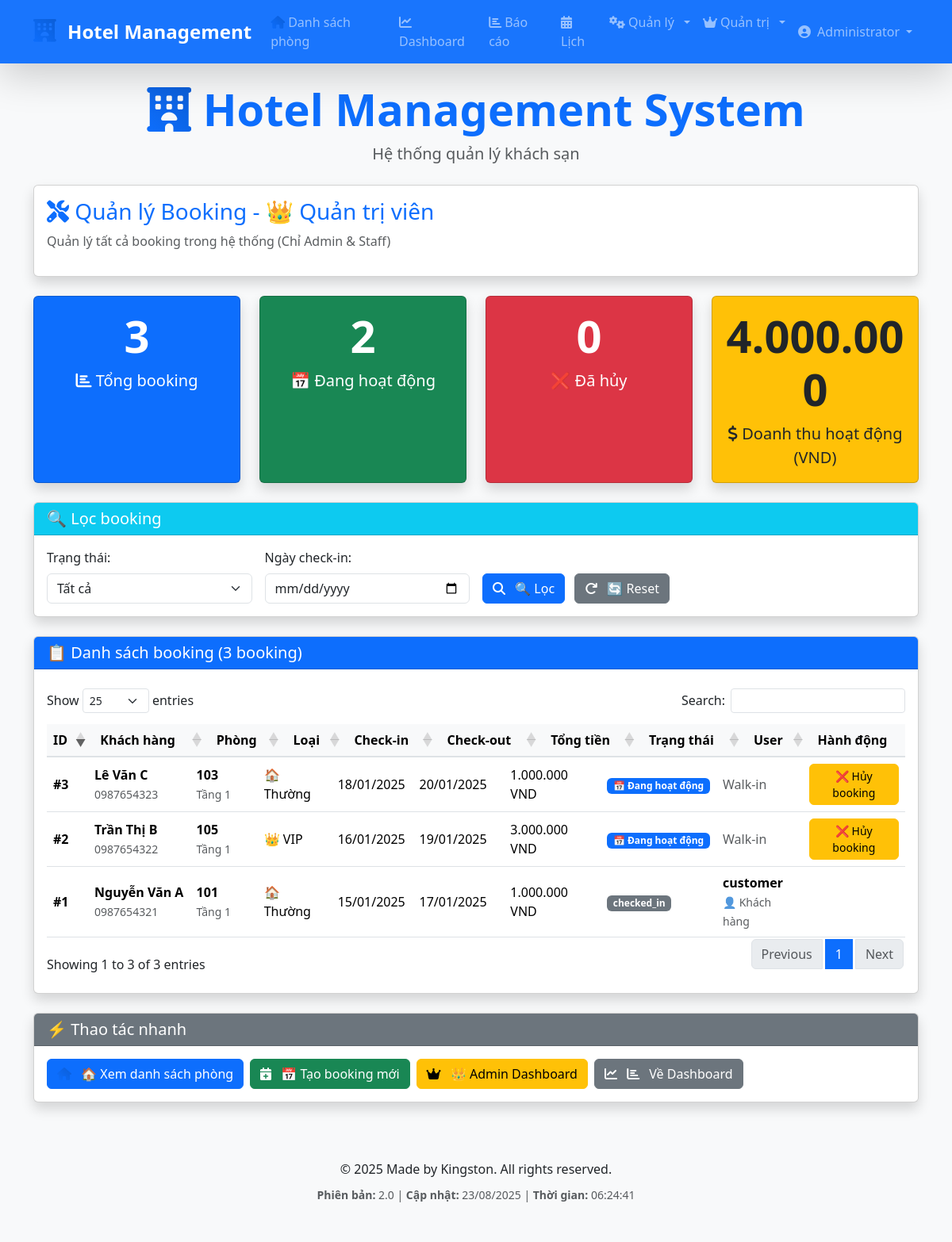
/manage_bookings.php (signed in), run on the app's committed database.
### tables this page shows
CREATE TABLE bookings (
    id INT AUTO_INCREMENT PRIMARY KEY,
    guest_id INT NOT NULL,
    room_id INT NOT NULL,
    checkin DATE NOT NULL,
    checkout DATE NOT NULL,
    total_price DECIMAL(10,2) NOT NULL,
    status ENUM('booked', 'checked_in', 'checked_out', 'completed', 'cancelled', 'early_checkout') DEFAULT 'booked',
    payment_status ENUM('unpaid', 'paid', 'partial', 'refunded') DEFAULT 'unpaid',
    created_at TIMESTAMP DEFAULT CURRENT_TIMESTAMP,
    updated_at TIMESTAMP DEFAULT CURRENT_TIMESTAMP ON UPDATE CURRENT_TIMESTAMP,
    FOREIGN KEY (guest_id) REFERENCES guests(id) ON DELETE CASCADE,
    FOREIGN KEY (room_id) REFERENCES rooms(id) ON DELETE CASCADE
);

CREATE TABLE guests (
    id INT AUTO_INCREMENT PRIMARY KEY,
    user_id INT NULL,
    name VARCHAR(100) NOT NULL,
    phone VARCHAR(20),
    email VARCHAR(100),
    id_card VARCHAR(20),
    address TEXT,
    created_at TIMESTAMP DEFAULT CURRENT_TIMESTAMP,
    FOREIGN KEY (user_id) REFERENCES users(id) ON DELETE SET NULL
);

CREATE TABLE rooms (
    id INT AUTO_INCREMENT PRIMARY KEY,
    room_number VARCHAR(10) UNIQUE NOT NULL,
    type ENUM('VIP', 'Thường') DEFAULT 'Thường',
    floor INT NOT NULL,
    price DECIMAL(10,2) NOT NULL,
    status ENUM('available', 'booked', 'occupied', 'cleaning', 'maintenance') DEFAULT 'available',
    amenities TEXT,
    created_at TIMESTAMP DEFAULT CURRENT_TIMESTAMP
);

CREATE TABLE users (
    id INT AUTO_INCREMENT PRIMARY KEY,
    username VARCHAR(50) UNIQUE NOT NULL,
    password VARCHAR(255) NOT NULL,
    full_name VARCHAR(100) NOT NULL,
    email VARCHAR(100) UNIQUE NOT NULL,
    phone VARCHAR(20),
    role ENUM('admin', 'staff', 'customer') DEFAULT 'customer',
    status ENUM('active', 'inactive') DEFAULT 'active',
    created_at TIMESTAMP DEFAULT CURRENT_TIMESTAMP,
    last_login TIMESTAMP NULL
);

### auth/auth_functions.php (called while the page is built, shortened)
<?php
function getUserRole() {
    return $_SESSION['role'] ?? null;
}
function getRoleDisplayName($role) {
    switch ($role) {
        case 'admin':
            return '👑 Quản trị viên';
        case 'customer':
            return '👤 Khách hàng';
    }
}
?>

### manage_bookings.php (the view, shortened to what this page needs)
<?php
include "db.php";
include "auth/auth_functions.php";
$filter_status = $_GET['status'] ?? '';
$filter_date = $_GET['date'] ?? '';
$where_conditions = [];
$where_clause = !empty($where_conditions) ? 'WHERE ' . implode(' AND ', $where_conditions) : '';
$bookings_query = "
    SELECT b.*, r.room_number, r.type as room_type, r.floor,
           g.name as guest_name, g.phone as guest_phone,
           u.username, u.role as user_role
    FROM bookings b
    JOIN rooms r ON b.room_id = r.id
    JOIN guests g ON b.guest_id = g.id
    LEFT JOIN users u ON g.user_id = u.id
    $where_clause
    ORDER BY b.id DESC
";
$bookings = $conn->query($bookings_query);
$stats = $conn->query("
    SELECT
        COUNT(*) as total_bookings,
        SUM(CASE WHEN status = 'booked' THEN 1 ELSE 0 END) as active_bookings,
        SUM(CASE WHEN status = 'cancelled' THEN 1 ELSE 0 END) as cancelled_bookings,
        SUM(CASE WHEN status = 'booked' THEN total_price ELSE 0 END) as active_revenue
    FROM bookings
")->fetch_assoc();
include "includes/header.php";
?>
<div class="card shadow mb-4">
    <div class="card-body">
        <h2 class="card-title fs-3 text-primary"><i class="fas fa-tools"></i> Quản lý Booking - <?php echo getRoleDisplayName(getUserRole()); ?></h2>
        <p class="text-muted">Quản lý tất cả booking trong hệ thống (Chỉ Admin & Staff)</p>
    </div>
</div>
<div class="row g-4 mb-4">
    <div class="col-lg-3 col-md-6 col-sm-12">
        <div class="card bg-primary text-white text-center h-100 shadow">
            <div class="card-body">
                <div class="display-4 fw-bold mb-2"><?php echo $stats['total_bookings']; ?></div>
                <div class="fs-5"><i class="fas fa-chart-bar"></i> Tổng booking</div>
            </div>
        </div>
    </div>
    <div class="col-lg-3 col-md-6 col-sm-12">
        <div class="card bg-success text-white text-center h-100 shadow">
            <div class="card-body">
                <div class="display-4 fw-bold mb-2"><?php echo $stats['active_bookings']; ?></div>
                <div class="fs-5">📅 Đang hoạt động</div>
            </div>
        </div>
    </div>
    <div class="col-lg-3 col-md-6 col-sm-12">
        <div class="card bg-danger text-white text-center h-100 shadow">
            <div class="card-body">
                <div class="display-4 fw-bold mb-2"><?php echo $stats['cancelled_bookings']; ?></div>
                <div class="fs-5">❌ Đã hủy</div>
            </div>
        </div>
    </div>
    <div class="col-lg-3 col-md-6 col-sm-12">
        <div class="card bg-warning text-dark text-center h-100 shadow">
            <div class="card-body">
                <div class="display-4 fw-bold mb-2"><?php echo number_format($stats['active_revenue'], 0, ',', '.'); ?></div>
                <div class="fs-5"><i class="fas fa-dollar-sign"></i> Doanh thu hoạt động (VND)</div>
            </div>
        </div>
    </div>
</div>
<div class="card shadow mb-4">
    <div class="card-header bg-info text-white">
        <h3 class="card-title fs-5 mb-0">🔍 Lọc booking</h3>
    </div>
    <div class="card-body">
        <form method="GET" class="row g-3 align-items-end">
            <div class="col-md-3">
                <label for="status" class="form-label">Trạng thái:</label>
                <select name="status" id="status" class="form-select">
                    <option value="all" <?php echo $filter_status === 'all' ? 'selected' : ''; ?>>Tất cả</option>
                </select>
            </div>
            <div class="col-md-3">
                <label for="date" class="form-label">Ngày check-in:</label>
                <input type="date" name="date" id="date" value="<?php echo $filter_date; ?>" class="form-control">
            </div>
            <div class="col-md-6">
                <button type="submit" class="btn btn-primary me-2">
                                            <i class="fas fa-search"></i> 🔍 Lọc
                </button>
                <a href="manage_bookings.php" class="btn btn-secondary">
                                            <i class="fas fa-redo"></i> 🔄 Reset
                </a>
            </div>
        </form>
    </div>
</div>
<?php if ($bookings && $bookings->num_rows > 0): ?>
<div class="card shadow mb-4">
    <div class="card-header bg-primary text-white">
        <h3 class="card-title fs-5 mb-0">📋 Danh sách booking (<?php echo $bookings->num_rows; ?> booking)</h3>
    </div>
    <div class="card-body">
        <div class="table-responsive">
            <table id="manageBookingsTable" class="table table-hover w-100">
                <thead class="table-primary">
                    <tr>
                        <th>ID</th>
                        <th>Khách hàng</th>
                        <th>Phòng</th>
                        <th>Loại</th>
                        <th>Check-in</th>
                        <th>Check-out</th>
                        <th>Tổng tiền</th>
                        <th>Trạng thái</th>
                        <th>User</th>
                        <th>Hành động</th>
                    </tr>
                </thead>
                <tbody>
                    <?php while ($booking = $bookings->fetch_assoc()): ?>
                    <tr class="<?php echo $booking['status'] === 'cancelled' ? 'table-secondary' : ''; ?>">
                        <td><strong>#<?php echo $booking['id']; ?></strong></td>
                        <td>
                            <strong><?php echo htmlspecialchars($booking['guest_name']); ?></strong><br>
                            <small class="text-muted"><?php echo $booking['guest_phone']; ?></small>
                        </td>
                        <td>
                            <strong><?php echo $booking['room_number']; ?></strong><br>
                            <small class="text-muted">Tầng <?php echo $booking['floor']; ?></small>
                        </td>
                        <td>
                            <?php echo $booking['room_type'] === 'VIP' ? '👑 VIP' : '🏠 Thường'; ?>
                        </td>
                        <td><?php echo date('d/m/Y', strtotime($booking['checkin'])); ?></td>
                        <td><?php echo date('d/m/Y', strtotime($booking['checkout'])); ?></td>
                        <td><?php echo number_format($booking['total_price'], 0, ',', '.'); ?> VND</td>
                        <td>
                            <?php
                            switch ($booking['status']) {
                                case 'booked':
                                    echo '<span class="badge bg-primary">📅 Đang hoạt động</span>';
                                    break;
                                default:
                                    echo '<span class="badge bg-secondary">' . $booking['status'] . '</span>';
                            }
                            ?>
                        </td>
                        <td>
                            <?php if ($booking['username']): ?>
                                <strong><?php echo $booking['username']; ?></strong><br>
                                <small class="text-muted"><?php echo getRoleDisplayName($booking['user_role']); ?></small>
                            <?php else: ?>
                                <span class="text-muted">Walk-in</span>
                            <?php endif; ?>
                        </td>
                        <td>
                            <?php if ($booking['status'] === 'booked'): ?>
                                <form method="POST" class="d-inline"
                                      onsubmit="return confirm('Bạn có chắc muốn HỦY booking #<?php echo $booking['id']; ?>?\n\nPhòng <?php echo $booking['room_number']; ?> sẽ trở về trạng thái trống.')">
                                    <button type="submit" name="cancel_booking"
                                            class="btn btn-warning btn-sm">
                                        ❌ Hủy booking
                                    </button>
                                </form>
                            <?php endif; ?>
                        </td>
                    </tr>
                    <?php endwhile; ?>
                </tbody>
            </table>
        </div>
    </div>
</div>
<?php endif; ?>
<div class="card shadow">
    <div class="card-header bg-secondary text-white">
        <h3 class="card-title fs-5 mb-0">⚡ Thao tác nhanh</h3>
    </div>
    <div class="card-body">
        <div class="d-flex flex-wrap gap-2">
            <a href="index.php" class="btn btn-primary">
                                        <i class="fas fa-home"></i> 🏠 Xem danh sách phòng
            </a>
            <a href="book.php" class="btn btn-success">
                                        <i class="fas fa-calendar-plus"></i> 📅 Tạo booking mới
            </a>
            <?php if (getUserRole() === 'admin'): ?>
            <a href="admin/admin_dashboard.php" class="btn btn-warning">
                                        <i class="fas fa-crown"></i> 👑 Admin Dashboard
            </a>
            <?php endif; ?>
            <a href="dashboard.php" class="btn btn-secondary">
                                        <i class="fas fa-chart-line"></i> <i class="fas fa-chart-bar"></i> Về Dashboard
            </a>
        </div>
    </div>
</div>
<?php include "includes/footer.php"; ?>

### assets/css/hotel-style.css (style rules this page uses)
.table th { font-weight: 600; background-color: #f8f9fa; border-bottom: 2px solid #dee2e6; white-space: nowrap; }
.table td { vertical-align: middle; }
.card .card-body .table-responsive { border-radius: 0.375rem; }
.btn-sm { padding: 0.25rem 0.5rem; font-size: 0.875rem; border-radius: 0.375rem; }
.dataTables_wrapper table { width: 100% !important; }
.dataTables_wrapper table thead th, .dataTables_wrapper table tbody td { width: auto !important; }

### data on the page
bookings: id "3", guest.name "Lê Văn C", guest.phone "0987654323", room.room_number "103", room.floor "1", shows "🏠 Thường", checkin "18/01/2025", checkout "20/01/2025", total_price "1.000.000", status "📅 Đang hoạt động", shows "Walk-in"
bookings: id "2", guest.name "Trần Thị B", guest.phone "0987654322", room.room_number "105", room.floor "1", shows "👑 VIP", checkin "16/01/2025", checkout "19/01/2025", total_price "3.000.000", status "📅 Đang hoạt động", shows "Walk-in"
bookings: id "1", guest.name "Nguyễn Văn A", guest.phone "0987654321", room.room_number "101", room.floor "1", shows "🏠 Thường", checkin "15/01/2025", checkout "17/01/2025", total_price "1.000.000", status "checked_in", users.username "customer", users.role "👤 Khách hàng"

### other printed values
$user['full_name'] "Administrator"
getRoleDisplayName(getUserRole()) "👑 Quản trị viên"
$stats['total_bookings'] "3"
$stats['active_bookings'] "2"
$stats['cancelled_bookings'] "0"
$stats['active_revenue'] "4.000.000"
$bookings->num_rows "3"
